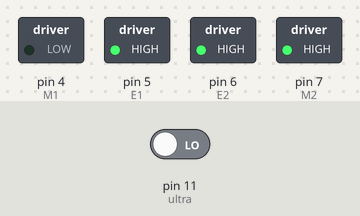
A sketch run on a simulated Arduino Uno, built with avr-gcc and run on an emulated ATmega328P. Shown: switched loads named in the sketch (green lamp = pin HIGH). Inputs (shaded band) come from the test bench; at power-on: pin 11 (ultra) LOW. What the sketch prints to the serial monitor is not drawn.

Above: at 0.1 s.
Timing chart, 0 to 1.6 s (numbered marks = the images above):
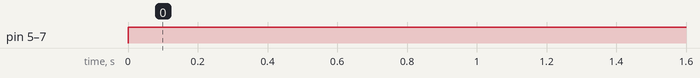

The sketch:

Romeo.ino
```cpp
//Standard PWM DC control
int E1 = 5;     //M1 Speed Control
int E2 = 6;     //M2 Speed Control
int M1 = 4;    //M1 Direction Control
int M2 = 7;    //M1 Direction Control
int ultra = 11; //ultrasonic sensor pin

void move(int a,int b){
  if(b<0) b = map(b,0,255,0,249);
  digitalWrite(M1, b<0);
  digitalWrite(M2, a>0);
  analogWrite(E1, abs(b));
  analogWrite(E2, abs(a));
}

float distance(int pin){
  unsigned long time;
  unsigned long sizeofpulse;
  float range;

  pinMode(pin, OUTPUT); //return digital pin to OUTPUT mode after reading
  digitalWrite(pin, LOW);
  delayMicroseconds(25);
  digitalWrite(pin, HIGH); //Trig pin pulsed LOW for 25usec
  time = micros(); //record timer
  pinMode(pin, INPUT); //change pin to INPUT to read the echo pulse
  sizeofpulse = pulseIn(pin, LOW, 18000); //should be approx 150usec, timeout at 18msec
  time = micros() - time - sizeofpulse; // amount of time elapsed since we sent the trigger pulse and detect the echo pulse, then subtract the size of the echo pulse
  range = (time*340.29/2/10000)-3; // convert to distance in centimeters
  return range;
}

void setup(){
  for(int i=4;i<=7;i++) pinMode(i, OUTPUT);
  pinMode(ultra, OUTPUT);
  digitalWrite(ultra, HIGH);
  Serial.begin(9600);
}

void loop(){
  move(255,255);
  Serial.println(distance(ultra));
  if(distance(ultra)<=20){
    move(255,-255);
    Serial.println("l");
  }
    delay(335);
//  delay(100);
  //Serial.println(distance(ultra)<=10);
  //delay(2000);
  //move(255,-255);
  //delay(335);


  /*forwards(255);
  delay(3000);
  backwards(255);
  delay(3000);
  left();
  delay(1500);
  right();
  delay(1500);*/
  /*
  Left motor:
    forwards: 0-249
    backwards: 0-255
  Right motor:
    forwards: 0-255
    backwards: 0-255
  */
}

void setSpeed(int a,int b){
  analogWrite(E1, a);
  analogWrite(E2, b);
}
void direction(boolean a, boolean b){
  digitalWrite(M1, !a);
  digitalWrite(M2, b);
}
void forwards(int speed){
  setSpeed(map(speed,0,255,0,249),speed);
  direction(1,1);
}
void backwards(int speed){
  setSpeed(speed,speed);
  direction(0,0);
}
void left(){
  direction(1,0);
}
void right(){
  direction(0,1);
}
```

Measured:
- by itself, pin 5 (E1), pin 6 (E2), pin 7 (M2): LOW → HIGH at 0.00 s
